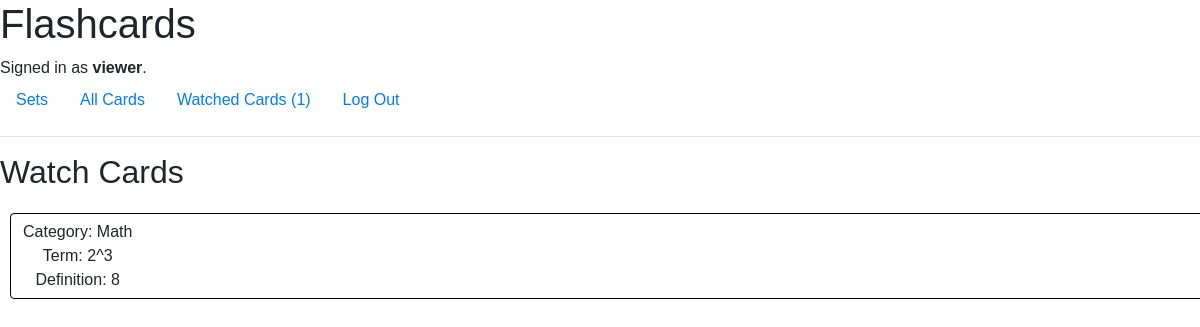
Page /watchcard (signed in) on the committed database.
### flashcards/models.py (models this page shows)
class User(AbstractUser):
    pass

class Card(models.Model):
    category = models.CharField(max_length=128)
    title = models.CharField(max_length=128)
    meaning = models.TextField(default="")
    createdate = models.DateTimeField(auto_now_add=True)
    imageurl = models.CharField(max_length=1024
        ,default="")

### flashcards/views.py (the view)
# urls.py: path("watchcard", views.watchcard, name="watchcard"),
@login_required(login_url='/login')
def watchcard(request):
    watchcardids = Watchcard.objects.filter(user=request.user.username).order_by("-createdate").values_list('cardid',flat=True)
    watched = 0
    if watchcardids:
        watched = len(watchcardids)
    cards = Card.objects.filter(id__in=watchcardids)
    is_maker= 'Maker' in request.user.groups.values_list('name', flat=True)
    return render(request, "flashcards/watchcard.html", {"cards": cards , "is_maker": is_maker, "watched":watched})

### flashcards/templates/flashcards/watchcard.html
{% extends "flashcards/layout.html" %}
{% block body %}
    <div>
    	<h2 class="card-title h2">Watch Cards</h2>
    	{% for card in cards %}
		<div>
			<a href="{% url 'viewcard' card.id %}" class="btn" style="width:100%; border-color:black; Margin:10px;">
			<div class="float-left">
			<div>Category: {{card.category}}</div>
		   	<div>Term: {{card.title}}</div>
		   	<div>Definition: {{card.meaning}}</div>
		   	</div>
		   	</a>
		</div>
        {% endfor %}
 </div>
{% endblock %}

### flashcards/templates/flashcards/layout.html (shortened to what this page needs)
{% load static %}
<!DOCTYPE html>
<html lang="en">
    <head>
        <link rel="stylesheet" href="https://stackpath.bootstrapcdn.com/bootstrap/4.4.1/css/bootstrap.min.css">
        <link href="{% static 'flashcards/styles.css' %}" rel="stylesheet">
    </head>
    <body>
        <h1>Flashcards</h1>
        <div>
            {% if user.is_authenticated %}
                Signed in as <strong>{{ user.username }}</strong>.
            {% else %}
            	<div class="alert alert-danger" role="alert">Not signed in.</div>
            {% endif %}
        </div>
        <ul class="nav">
			<li class="nav-item">
                <a class="nav-link" href="{% url 'category' '0' %}">Sets</a>
            </li>
            <li class="nav-item">
                <a class="nav-link" href="{% url 'index' %}">All Cards</a>
            </li>
            {% if user.is_authenticated %}
            	<li class="nav-item">
                    <a class="nav-link" href="{% url 'watchcard' %}">Watched Cards
                    {% if watched%}
                    ({{watched}})
                    {% endif%}
                    </a>
                </li>
                <li class="nav-item">
                    <a class="nav-link" href="{% url 'logout' %}">Log Out</a>
                </li>
            {% endif %}
        </ul>
        <hr>
        {% block body %}
        {% endblock %}
    </body>
</html>

### flashcards/static/flashcards/styles.css (style rules this page uses)
body { font-family: Arial, Helvetica, sans-serif; }

### rows in the picture
User: username "viewer"
Card: category "Math", title "2^3", meaning "8"

### other values in the picture
{{ watched }} "1"
